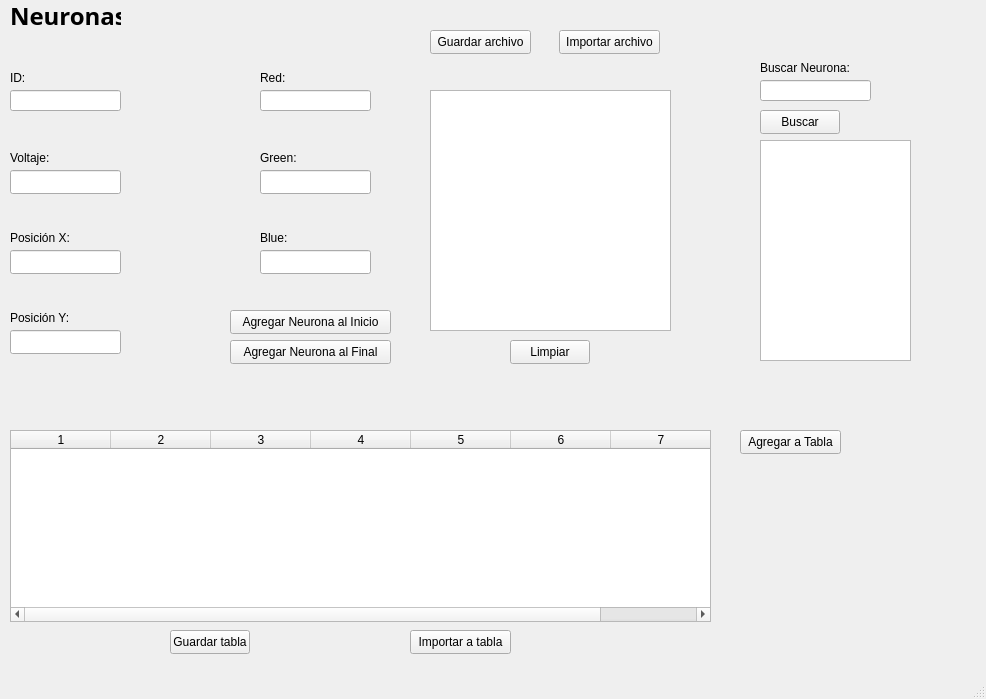
<?xml version="1.0" encoding="UTF-8"?>
<ui version="4.0">
 <class>Menu</class>
 <widget class="QMainWindow" name="Menu">
  <property name="geometry">
   <rect>
    <x>0</x>
    <y>0</y>
    <width>986</width>
    <height>699</height>
   </rect>
  </property>
  <property name="windowTitle">
   <string>Menu</string>
  </property>
  <widget class="QWidget" name="centralwidget">
   <widget class="QLineEdit" name="lineID">
    <property name="geometry">
     <rect>
      <x>10</x>
      <y>90</y>
      <width>111</width>
      <height>21</height>
     </rect>
    </property>
   </widget>
   <widget class="QLineEdit" name="lineVoltaje">
    <property name="geometry">
     <rect>
      <x>10</x>
      <y>170</y>
      <width>111</width>
      <height>24</height>
     </rect>
    </property>
   </widget>
   <widget class="QLineEdit" name="lineX">
    <property name="geometry">
     <rect>
      <x>10</x>
      <y>250</y>
      <width>111</width>
      <height>24</height>
     </rect>
    </property>
   </widget>
   <widget class="QLabel" name="label">
    <property name="geometry">
     <rect>
      <x>10</x>
      <y>0</y>
      <width>111</width>
      <height>31</height>
     </rect>
    </property>
    <property name="font">
     <font>
      <family>Segoe UI Variable Display Semib</family>
      <pointsize>18</pointsize>
      <bold>true</bold>
     </font>
    </property>
    <property name="text">
     <string>Neuronas</string>
    </property>
   </widget>
   <widget class="QLabel" name="label_2">
    <property name="geometry">
     <rect>
      <x>10</x>
      <y>70</y>
      <width>49</width>
      <height>16</height>
     </rect>
    </property>
    <property name="text">
     <string>ID:</string>
    </property>
   </widget>
   <widget class="QLabel" name="label_3">
    <property name="geometry">
     <rect>
      <x>10</x>
      <y>150</y>
      <width>49</width>
      <height>16</height>
     </rect>
    </property>
    <property name="text">
     <string>Voltaje:</string>
    </property>
   </widget>
   <widget class="QLabel" name="label_4">
    <property name="geometry">
     <rect>
      <x>10</x>
      <y>230</y>
      <width>71</width>
      <height>16</height>
     </rect>
    </property>
    <property name="text">
     <string>Posición X:</string>
    </property>
   </widget>
   <widget class="QLineEdit" name="lineY">
    <property name="geometry">
     <rect>
      <x>10</x>
      <y>330</y>
      <width>111</width>
      <height>24</height>
     </rect>
    </property>
   </widget>
   <widget class="QLabel" name="label_5">
    <property name="geometry">
     <rect>
      <x>10</x>
      <y>310</y>
      <width>61</width>
      <height>16</height>
     </rect>
    </property>
    <property name="text">
     <string>Posición Y:</string>
    </property>
   </widget>
   <widget class="QLineEdit" name="lineBlue">
    <property name="geometry">
     <rect>
      <x>260</x>
      <y>250</y>
      <width>111</width>
      <height>24</height>
     </rect>
    </property>
   </widget>
   <widget class="QLabel" name="label_6">
    <property name="geometry">
     <rect>
      <x>260</x>
      <y>70</y>
      <width>49</width>
      <height>16</height>
     </rect>
    </property>
    <property name="text">
     <string>Red:</string>
    </property>
   </widget>
   <widget class="QLineEdit" name="lineRed">
    <property name="geometry">
     <rect>
      <x>260</x>
      <y>90</y>
      <width>111</width>
      <height>21</height>
     </rect>
    </property>
   </widget>
   <widget class="QLabel" name="label_7">
    <property name="geometry">
     <rect>
      <x>260</x>
      <y>150</y>
      <width>49</width>
      <height>16</height>
     </rect>
    </property>
    <property name="text">
     <string>Green:</string>
    </property>
   </widget>
   <widget class="QLineEdit" name="lineGreen">
    <property name="geometry">
     <rect>
      <x>260</x>
      <y>170</y>
      <width>111</width>
      <height>24</height>
     </rect>
    </property>
   </widget>
   <widget class="QLabel" name="label_8">
    <property name="geometry">
     <rect>
      <x>260</x>
      <y>230</y>
      <width>71</width>
      <height>16</height>
     </rect>
    </property>
    <property name="text">
     <string>Blue:</string>
    </property>
   </widget>
   <widget class="QPushButton" name="buttonAgregar">
    <property name="geometry">
     <rect>
      <x>230</x>
      <y>310</y>
      <width>161</width>
      <height>24</height>
     </rect>
    </property>
    <property name="text">
     <string>Agregar Neurona al Inicio</string>
    </property>
   </widget>
   <widget class="QLabel" name="labelVerificar">
    <property name="geometry">
     <rect>
      <x>180</x>
      <y>20</y>
      <width>241</width>
      <height>16</height>
     </rect>
    </property>
    <property name="text">
     <string/>
    </property>
   </widget>
   <widget class="QTextEdit" name="textNeuronas">
    <property name="geometry">
     <rect>
      <x>430</x>
      <y>90</y>
      <width>241</width>
      <height>241</height>
     </rect>
    </property>
   </widget>
   <widget class="QPushButton" name="buttonAgregarFinal">
    <property name="geometry">
     <rect>
      <x>230</x>
      <y>340</y>
      <width>161</width>
      <height>24</height>
     </rect>
    </property>
    <property name="text">
     <string>Agregar Neurona al Final</string>
    </property>
   </widget>
   <widget class="QPushButton" name="buttonSave">
    <property name="geometry">
     <rect>
      <x>430</x>
      <y>30</y>
      <width>101</width>
      <height>24</height>
     </rect>
    </property>
    <property name="text">
     <string>Guardar archivo</string>
    </property>
   </widget>
   <widget class="QPushButton" name="buttonRead">
    <property name="geometry">
     <rect>
      <x>559</x>
      <y>30</y>
      <width>101</width>
      <height>24</height>
     </rect>
    </property>
    <property name="text">
     <string>Importar archivo</string>
    </property>
   </widget>
   <widget class="QPushButton" name="buttonClean">
    <property name="geometry">
     <rect>
      <x>510</x>
      <y>340</y>
      <width>80</width>
      <height>24</height>
     </rect>
    </property>
    <property name="text">
     <string>Limpiar</string>
    </property>
   </widget>
   <widget class="QTableWidget" name="tableNeuronas">
    <property name="geometry">
     <rect>
      <x>10</x>
      <y>430</y>
      <width>701</width>
      <height>192</height>
     </rect>
    </property>
    <property name="rowCount">
     <number>0</number>
    </property>
    <property name="columnCount">
     <number>7</number>
    </property>
    <column/>
    <column/>
    <column/>
    <column/>
    <column/>
    <column/>
    <column/>
   </widget>
   <widget class="QPushButton" name="buttonSaveTable">
    <property name="geometry">
     <rect>
      <x>170</x>
      <y>630</y>
      <width>80</width>
      <height>24</height>
     </rect>
    </property>
    <property name="text">
     <string>Guardar tabla</string>
    </property>
   </widget>
   <widget class="QPushButton" name="buttonImportar">
    <property name="geometry">
     <rect>
      <x>410</x>
      <y>630</y>
      <width>101</width>
      <height>24</height>
     </rect>
    </property>
    <property name="text">
     <string>Importar a tabla</string>
    </property>
   </widget>
   <widget class="QLabel" name="label_9">
    <property name="geometry">
     <rect>
      <x>760</x>
      <y>60</y>
      <width>91</width>
      <height>16</height>
     </rect>
    </property>
    <property name="text">
     <string>Buscar Neurona:</string>
    </property>
   </widget>
   <widget class="QLineEdit" name="lineBuscar">
    <property name="geometry">
     <rect>
      <x>760</x>
      <y>80</y>
      <width>111</width>
      <height>21</height>
     </rect>
    </property>
   </widget>
   <widget class="QPushButton" name="buttonBuscar">
    <property name="geometry">
     <rect>
      <x>760</x>
      <y>110</y>
      <width>80</width>
      <height>24</height>
     </rect>
    </property>
    <property name="text">
     <string>Buscar</string>
    </property>
   </widget>
   <widget class="QTextEdit" name="textBuscar">
    <property name="geometry">
     <rect>
      <x>760</x>
      <y>140</y>
      <width>151</width>
      <height>221</height>
     </rect>
    </property>
   </widget>
   <widget class="QPushButton" name="buttonAdd">
    <property name="geometry">
     <rect>
      <x>740</x>
      <y>430</y>
      <width>101</width>
      <height>24</height>
     </rect>
    </property>
    <property name="text">
     <string>Agregar a Tabla</string>
    </property>
   </widget>
  </widget>
  <widget class="QMenuBar" name="menubar">
   <property name="geometry">
    <rect>
     <x>0</x>
     <y>0</y>
     <width>986</width>
     <height>21</height>
    </rect>
   </property>
  </widget>
  <widget class="QStatusBar" name="statusbar"/>
 </widget>
 <resources/>
 <connections/>
</ui>
